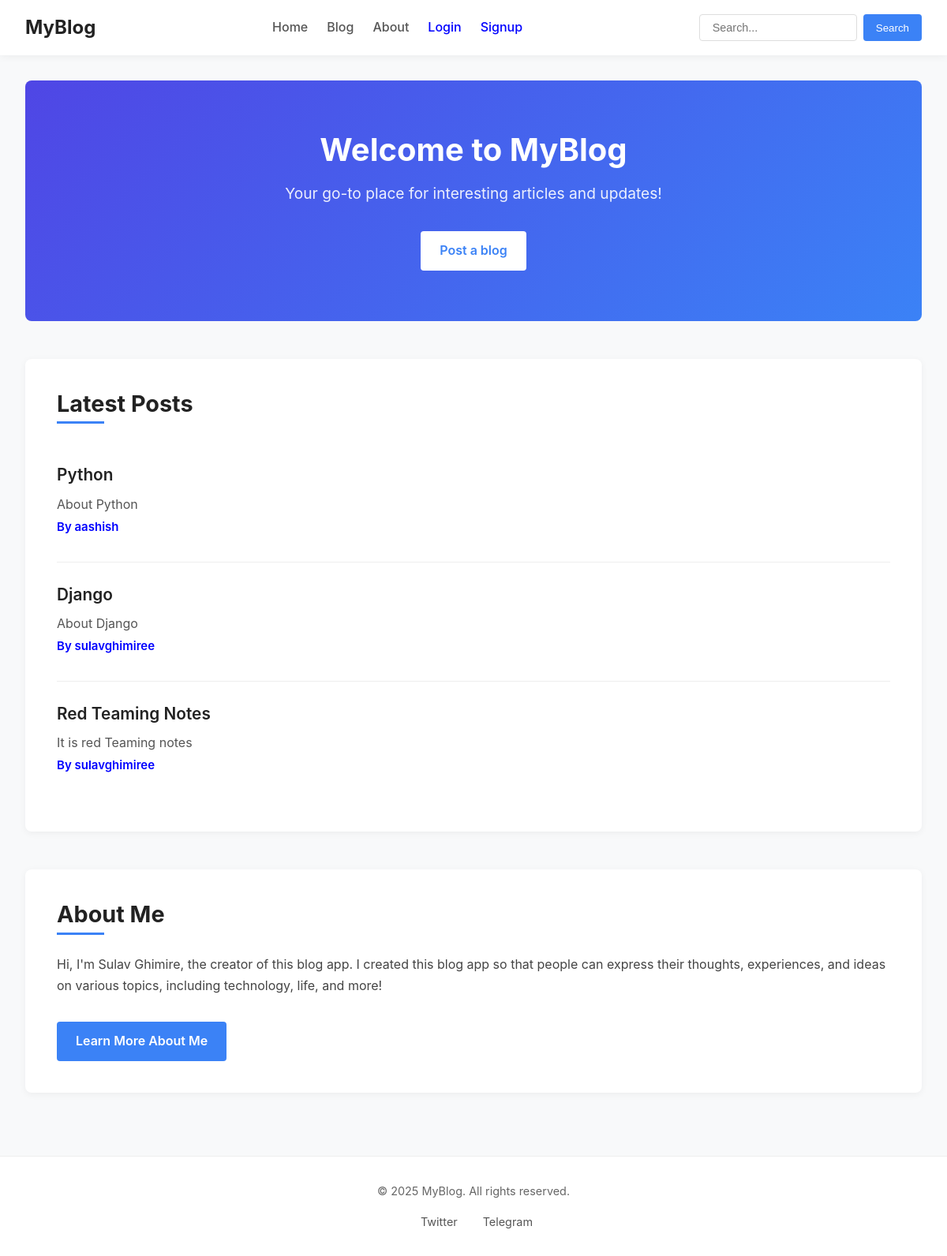
The page / on the database its author committed.
### blog_app/models.py (models this page shows, shortened)
class Blog(models.Model):
    title = models.CharField(max_length=200)
    short_desc = models.CharField(max_length=200)
    content = models.TextField()
    author = models.ForeignKey(User, on_delete=models.CASCADE)
    created = models.DateTimeField(auto_now_add=True)
    updated = models.DateTimeField(auto_now=True)
    is_published = models.BooleanField(default=False)

### blog_app/views.py (the view)
# urls.py: path('', views.home, name='home'),
def home(request):
    blogs = Blog.objects.filter(is_published=True).order_by('-created')[:5]
    return render(request, 'blog_app/home.html', {'blogs':blogs})

### blog_app/templates/blog_app/home.html (shortened to what this page needs)
{% extends 'base.html' %}{% block content %}
<section class="hero">
  <h1>Welcome to MyBlog</h1>
  <p>Your go-to place for interesting articles and updates!</p>
  <a href="{% url 'create-blog' %}" class="cta-button">Post a blog</a>
</section>
<section class="latest-posts">
  <h2>Latest Posts</h2>
  <ul>
    {% for blog in blogs %}
    <li>
      <a href="{% url 'blog-detail' blog.id %}">{{ blog.title }}</a>
      <p>{{ blog.short_desc }}</p>
      <small>
        <a
          style="font-size: 15px; color: blue; margin-top: 5px"
          href="{% url 'user-profile' blog.author.username %}"
          >By {{blog.author}}</a
        ></small
      >
    </li>
    {% empty %}
    <li>No posts available yet. Stay tuned!</li>
    {% endfor %}
  </ul>
</section>
<section class="about">
  <h2>About Me</h2>
  <p>
    Hi, I'm Sulav Ghimire, the creator of this blog app. I created this blog app
    so that people can express their thoughts, experiences, and ideas on various
    topics, including technology, life, and more!
  </p>
  <a href="https://sulavg.com.np" class="cta-button">Learn More About Me</a>
</section>
{% endblock %}

### static/styles.css (style rules this page uses)
* { margin: 0; padding: 0; box-sizing: border-box; }
body { font-family: 'Inter', -apple-system, BlinkMacSystemFont, 'Segoe UI', Roboto, Oxygen, Ubuntu, sans-serif; line-height: 1.6; color: #333; background-color: #f8f9fa; display: flex; flex-direction: column; min-height: 100vh; }
h1, h2, h3, h4, h5, h6 { font-weight: 700; line-height: 1.2; margin-bottom: 1rem; color: #222; }
a { color: #3b82f6; text-decoration: none; transition: color 0.2s ease; }
.hero { text-align: center; padding: 4rem 2rem; background: linear-gradient(135deg, #4f46e5, #3b82f6); color: white; border-radius: 8px; margin-bottom: 3rem; }
.hero h1 { font-size: 2.5rem; margin-bottom: 1rem; color: white; }
.hero p { font-size: 1.2rem; margin-bottom: 2rem; max-width: 600px; margin-left: auto; margin-right: auto; opacity: 0.9; }
.cta-button { display: inline-block; background-color: white; color: #3b82f6; padding: 0.75rem 1.5rem; border-radius: 4px; font-weight: 600; transition: all 0.3s ease; text-decoration: none; }
.latest-posts { background-color: white; border-radius: 8px; padding: 2.5rem; margin-bottom: 3rem; box-shadow: 0 2px 10px rgba(0, 0, 0, 0.05); }
.latest-posts h2 { font-size: 1.8rem; margin-bottom: 1.5rem; position: relative; padding-bottom: 0.5rem; }
.latest-posts h2::after { content: ''; position: absolute; bottom: 0; left: 0; width: 60px; height: 3px; background-color: #3b82f6; }
.latest-posts ul { list-style: none; padding: 0; }
.latest-posts li { padding: 1.5rem 0; border-bottom: 1px solid #eee; }
.latest-posts li:last-child { border-bottom: none; }
.latest-posts li a { font-size: 1.3rem; font-weight: 600; color: #222; margin-bottom: 0.5rem; display: block; transition: color 0.2s ease; }
.latest-posts li p { color: #555; line-height: 1.5; margin-top: 0.5rem; }
.about { background-color: white; border-radius: 8px; padding: 2.5rem; margin-bottom: 3rem; box-shadow: 0 2px 10px rgba(0, 0, 0, 0.05); }
.about h2 { font-size: 1.8rem; margin-bottom: 1.5rem; position: relative; padding-bottom: 0.5rem; }
.about h2::after { content: ''; position: absolute; bottom: 0; left: 0; width: 60px; height: 3px; background-color: #3b82f6; }
.about p { margin-bottom: 2rem; color: #444; line-height: 1.7; }
.about .cta-button { background-color: #3b82f6; color: white; }

### rows shown on the page
Blog: title "Python", short_desc "About Python", author "aashish"
Blog: title "Django", short_desc "About Django", author "sulavghimiree"
Blog: title "Red Teaming Notes", short_desc "It is red Teaming notes", author "sulavghimiree"

### other values the page prints
{{ year|default:"2025" }} "2025"
